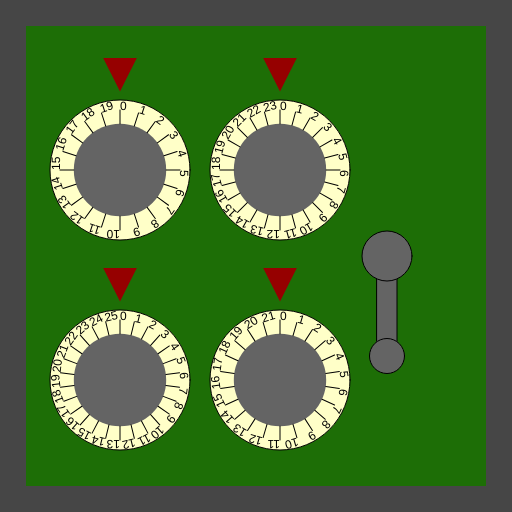
Frame 1 (no input)
Frame 60 (no input): identical to frame 1, image omitted
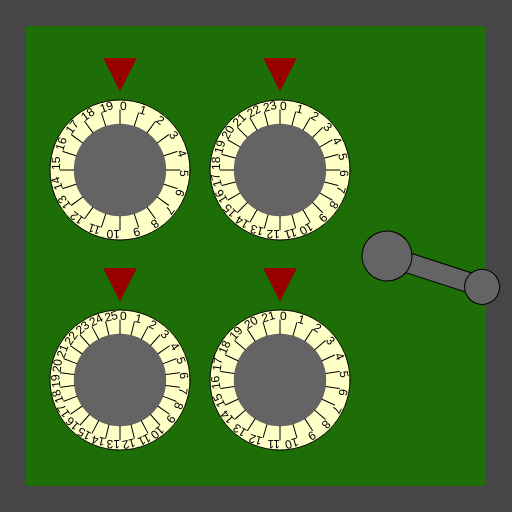
Frame 120 (the mouse pressed at the canvas centre since frame 60)

The p5.js sketch that drew these frames (run headless with seeded random() and noise() and a simulated clock; from frame 60 on, the mouse is pressed at the canvas centre):

// p5.js sketch
// ── sketch.js
/*

Officer: 5714476
CaseNum: 303-2-97547743-5714476

Case 303 - The Case of the Crooked Attorney
Stage 3 - The Gates Bank

I’ve made an appointment for you at the Gates Bank to retrieve your safe deposit box from the vault.
Actually you will break into Torvalds’ one.

Crack the safe by doing the following:

	When the mouse button is released:
	- Make SecretSafeKey_0 equal to the value of mouseY
	- Use the 'min' function to prevent SecretSafeKey_0 from going above 14

	Whilst the mouse is being dragged:
	- Increment SecretSafeKey_1 by 2
	- Use the 'min' function to prevent SecretSafeKey_1 from going above 20

	When the mouse button is released:
	- Make SecretSafeKey_2 equal to the value of mouseY
	- Use the 'min' function to prevent SecretSafeKey_2 from going above 19

	When any key is pressed:
	- Increment SecretSafeKey_3 by 3
	- Use the 'constrain' function to prevent SecretSafeKey_3 from falling below 3 and going above 17

	When the mouse button is pressed:
	- Make SecretSafeKey_4 equal to the value of mouseX
	- Use the 'constrain' function to prevent SecretSafeKey_4 from falling below 10 and going above 72



This time you'll need to create the relevant event handlers yourself.

There are many possible ways of investigating this case, but you
should use ONLY the following commands:

	- The assignment operator aka. the equals sign !
	- mouseX, mouseY
	- Incrementing +=
	- Decrementing -=
	- min, max
	- constrain

*/

//declare the variables

var SecretSafeKey_0;
var SecretSafeKey_1;
var SecretSafeKey_2;
var SecretSafeKey_3;
var SecretSafeKey_4;


function preload()
{
	//IMAGES WILL BE LOADED HERE

}

function setup()
{
	createCanvas(512,512);

	//initialise the variables
	SecretSafeKey_0 = 0;
	SecretSafeKey_1 = 0;
	SecretSafeKey_2 = 0;
	SecretSafeKey_3 = 0;
	SecretSafeKey_4 = 0;

}

///////////////////EVENT HANDLERS///////////////////

//Create event handlers here to open the safe ...

function mouseReleased(){
	SecretSafeKey_0 = min(14,mouseY);
	SecretSafeKey_2 = min(19,mouseY);
}

function mouseDragged(){
	SecretSafeKey_1 = min(20,(SecretSafeKey_1+2));
}

function keyPressed(){
	SecretSafeKey_3 = constrain(SecretSafeKey_3+3,3,17);
}

function mousePressed(){
	SecretSafeKey_4 = mouseX
	SecretSafeKey_4 = constrain(mouseX,10,72);

}

///////////////DO NOT CHANGE CODE BELOW THIS POINT///////////////////

function draw()
{

	//Draw the safe door
	background(70);
	noStroke();
	fill(29,110,6);
	rect(26,26,width-52,width-52);

	//Draw the combination dials
	push();
	translate(120,170);
	drawDial(140,SecretSafeKey_0, 20);
	pop();

	push();
	translate(120,380);
	drawDial(140,SecretSafeKey_1, 26);
	pop();

	push();
	translate(280,170);
	drawDial(140,SecretSafeKey_2, 24);
	pop();

	push();
	translate(280,380);
	drawDial(140,SecretSafeKey_3, 22);
	pop();

	//Draw the lever
	push();
	translate(width - 125,256);
	drawLever(SecretSafeKey_4);
	pop();


}

function drawDial(diameter,num,maxNum)
{
	//the combination lock

	var r = diameter * 0.5;
	var p = r * 0.6;

	stroke(0);
	fill(255,255,200);
	ellipse(0,0,diameter,diameter);
	fill(100);
	noStroke();
	ellipse(0,0,diameter*0.66,diameter*0.66);
	fill(150,0,0);
	triangle(
		-p * 0.4,-r-p,
		p * 0.4,-r-p,
		0,-r-p/5
	);

	noStroke();

	push();
	var inc = 360/maxNum;

	rotate(radians(-num * inc));
	for(var i = 0; i < maxNum; i++)
	{
		push();
		rotate(radians(i * inc));
		stroke(0);
		line(0,-r*0.66,0,-(r-10));
		noStroke();
		fill(0);
		text(i,0,-(r-10));
		pop();
	}

	pop();
}

function drawLever(rot)
{
	push();
	rotate(radians(-rot))
	stroke(0);
	fill(100);
	rect(-10,0,20,100);
	ellipse(0,0,50,50);
	ellipse(0,100,35,35);
	pop();
}
